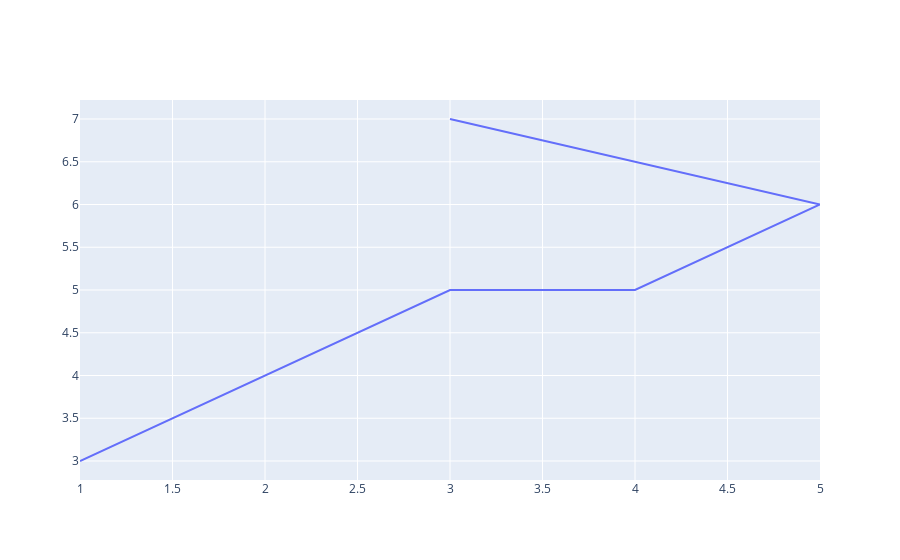

The notebook cell this image was saved under:
### Code cell
fig = go.Figure()
fig.add_trace(go.Scatter(x = [1,2,3,4,5,3],y = [3,4,5,5,6,7],mode = 'lines'))

### Figure 1 — Plotly figure (JSON) as saved in the notebook; plotly's stock layout.template omitted (floating-point values rounded to 4 significant figures)
{"data": [{"mode": "lines", "type": "scatter", "x": [1, 2, 3, 4, 5, 3], "y": [3, 4, 5, 5, 6, 7]}], "layout": {"autosize": true, "xaxis": {"autorange": true, "range": [1, 5], "type": "linear"}, "yaxis": {"autorange": true, "range": [2.778, 7.222], "type": "linear"}}}
